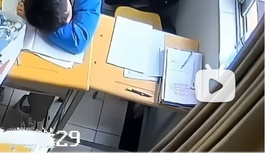
#> input picture faces/N105Monday_1_2.jpg, 265 x 153 px, shrunk from 623 x 360 before the run, found by its file name
$ python benchmark.py
#> lines starting #> are read from the running program, lines starting #| are printed output that depends on the picture; long printed decimals are rounded
import timeit
import cv2
import config

classifier = cv2.CascadeClassifier(config.classifier_data)

def inspect_benchmark(classifier):
    path = config.faces_folder
    pic_path = r"N105Monday_1_2.jpg"
    p = path + '/' + pic_path
    img = cv2.imread(p)
#> img is the input picture: shape (153, 265, 3); mean B, G, R 136.7, 138.3, 135.4
    color = (0, 255, 0)

    grey = cv2.cvtColor(img, cv2.COLOR_BGR2GRAY)
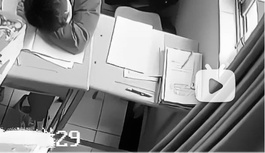
#> grey: shape (153, 265); min 0, max 255, mean 137.3

    faceRects = classifier.detectMultiScale(grey, scaleFactor=1.2, minNeighbors=3, minSize=(32, 32))
#> faceRects = ()
    # [5 lines of commented-out code are left out]


def benchmark():
    # Replace the following code with the function or code snippet you want to benchmark
    inspect_benchmark(classifier)


def main():
    """
    """


    loops = 1000

    # Measure the execution time

    execution_time = timeit.timeit(benchmark, number=loops)
#> execution_time = 9.05

    # Calculate the average time per loop
    average_time_per_loop = execution_time / loops
#> average_time_per_loop = 0.00905

    print(f"Average time per loop: {average_time_per_loop:.10f} seconds")
#| Average time per loop: 0.009051 seconds
    print(f"Total execution time for {loops} loops: {execution_time:.6f} seconds")
#| Total execution time for 1000 loops: 9.051 seconds


if __name__ == "__main__":
    main()
